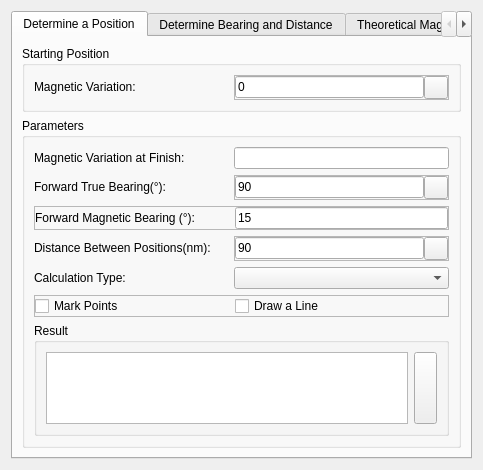
<?xml version="1.0" encoding="UTF-8"?>
<ui version="4.0">
 <class>GeoDetermine</class>
 <widget class="QWidget" name="GeoDetermine">
  <property name="geometry">
   <rect>
    <x>0</x>
    <y>0</y>
    <width>483</width>
    <height>428</height>
   </rect>
  </property>
  <property name="windowTitle">
   <string>GeoDetermine</string>
  </property>
  <layout class="QHBoxLayout" name="horizontalLayout_GeoDetermine">
   <item>
    <widget class="QTabWidget" name="tabGeneral">
     <property name="currentIndex">
      <number>0</number>
     </property>
     <widget class="QWidget" name="tabGeoDeterminePosition">
      <attribute name="title">
       <string>Determine a Position</string>
      </attribute>
      <layout class="QVBoxLayout" name="verticalLayout">
       <item>
        <widget class="QGroupBox" name="gbStartPosP">
         <property name="sizePolicy">
          <sizepolicy hsizetype="Preferred" vsizetype="Fixed">
           <horstretch>0</horstretch>
           <verstretch>0</verstretch>
          </sizepolicy>
         </property>
         <property name="title">
          <string>Starting Position</string>
         </property>
         <layout class="QVBoxLayout" name="verticalLayout_gbStartPosP">
          <item>
           <widget class="QFrame" name="frameMagneticVariationP">
            <property name="sizePolicy">
             <sizepolicy hsizetype="Preferred" vsizetype="Fixed">
              <horstretch>0</horstretch>
              <verstretch>0</verstretch>
             </sizepolicy>
            </property>
            <property name="frameShape">
             <enum>QFrame::NoFrame</enum>
            </property>
            <property name="frameShadow">
             <enum>QFrame::Raised</enum>
            </property>
            <layout class="QHBoxLayout" name="horizontalLayout_MagneticVariationP">
             <property name="spacing">
              <number>0</number>
             </property>
             <property name="margin">
              <number>0</number>
             </property>
             <item>
              <widget class="QLabel" name="label_73">
               <property name="sizePolicy">
                <sizepolicy hsizetype="Fixed" vsizetype="Fixed">
                 <horstretch>0</horstretch>
                 <verstretch>0</verstretch>
                </sizepolicy>
               </property>
               <property name="minimumSize">
                <size>
                 <width>200</width>
                 <height>0</height>
                </size>
               </property>
               <property name="maximumSize">
                <size>
                 <width>200</width>
                 <height>16777215</height>
                </size>
               </property>
               <property name="font">
                <font>
                 <weight>50</weight>
                 <bold>false</bold>
                </font>
               </property>
               <property name="text">
                <string>Magnetic Variation:</string>
               </property>
              </widget>
             </item>
             <item>
              <widget class="QFrame" name="frameMagneticVariationInP">
               <property name="frameShape">
                <enum>QFrame::StyledPanel</enum>
               </property>
               <property name="frameShadow">
                <enum>QFrame::Raised</enum>
               </property>
               <layout class="QHBoxLayout" name="horizontalLayout_MagneticVariationInP">
                <property name="spacing">
                 <number>0</number>
                </property>
                <property name="margin">
                 <number>0</number>
                </property>
                <item>
                 <widget class="QLineEdit" name="txtMagneticVariationP">
                  <property name="enabled">
                   <bool>true</bool>
                  </property>
                  <property name="font">
                   <font>
                    <weight>50</weight>
                    <bold>false</bold>
                   </font>
                  </property>
                  <property name="text">
                   <string>0</string>
                  </property>
                 </widget>
                </item>
                <item>
                 <widget class="QToolButton" name="btnMagneticVariationP">
                  <property name="text">
                   <string/>
                  </property>
                  <property name="icon">
                   <iconset>
                    <normaloff>:/gnss_item/coordinate_capture.png</normaloff>:/gnss_item/coordinate_capture.png</iconset>
                  </property>
                 </widget>
                </item>
               </layout>
              </widget>
             </item>
            </layout>
           </widget>
          </item>
         </layout>
        </widget>
       </item>
       <item>
        <widget class="QGroupBox" name="grbParametersP">
         <property name="title">
          <string>Parameters</string>
         </property>
         <layout class="QVBoxLayout" name="vLayout_grbParametersP">
          <item>
           <widget class="QFrame" name="frameVarFinishP">
            <property name="frameShape">
             <enum>QFrame::NoFrame</enum>
            </property>
            <property name="frameShadow">
             <enum>QFrame::Raised</enum>
            </property>
            <layout class="QHBoxLayout" name="horizontalLayout_VarFinishP">
             <property name="spacing">
              <number>0</number>
             </property>
             <property name="margin">
              <number>0</number>
             </property>
             <item>
              <widget class="QLabel" name="label_77">
               <property name="minimumSize">
                <size>
                 <width>200</width>
                 <height>0</height>
                </size>
               </property>
               <property name="maximumSize">
                <size>
                 <width>200</width>
                 <height>16777215</height>
                </size>
               </property>
               <property name="font">
                <font>
                 <weight>50</weight>
                 <bold>false</bold>
                </font>
               </property>
               <property name="text">
                <string>Magnetic Variation at Finish:</string>
               </property>
              </widget>
             </item>
             <item>
              <widget class="QLineEdit" name="txtVarFinishP">
               <property name="font">
                <font>
                 <weight>50</weight>
                 <bold>false</bold>
                </font>
               </property>
               <property name="text">
                <string/>
               </property>
              </widget>
             </item>
            </layout>
           </widget>
          </item>
          <item>
           <widget class="QFrame" name="frame_ForwardTP">
            <property name="frameShape">
             <enum>QFrame::NoFrame</enum>
            </property>
            <property name="frameShadow">
             <enum>QFrame::Raised</enum>
            </property>
            <layout class="QHBoxLayout" name="horizontalLayout_ForwardTP">
             <property name="spacing">
              <number>0</number>
             </property>
             <property name="margin">
              <number>0</number>
             </property>
             <item>
              <widget class="QLabel" name="label_74">
               <property name="sizePolicy">
                <sizepolicy hsizetype="Fixed" vsizetype="Fixed">
                 <horstretch>0</horstretch>
                 <verstretch>0</verstretch>
                </sizepolicy>
               </property>
               <property name="minimumSize">
                <size>
                 <width>200</width>
                 <height>0</height>
                </size>
               </property>
               <property name="maximumSize">
                <size>
                 <width>200</width>
                 <height>16777215</height>
                </size>
               </property>
               <property name="font">
                <font>
                 <weight>50</weight>
                 <bold>false</bold>
                </font>
               </property>
               <property name="text">
                <string>Forward True Bearing(°):</string>
               </property>
              </widget>
             </item>
             <item>
              <widget class="QFrame" name="frame_ForwardTInP">
               <property name="frameShape">
                <enum>QFrame::StyledPanel</enum>
               </property>
               <property name="frameShadow">
                <enum>QFrame::Raised</enum>
               </property>
               <layout class="QHBoxLayout" name="horizontalLayout_ForwardTInP">
                <property name="spacing">
                 <number>0</number>
                </property>
                <property name="margin">
                 <number>0</number>
                </property>
                <item>
                 <widget class="QLineEdit" name="txtForwardTP">
                  <property name="enabled">
                   <bool>true</bool>
                  </property>
                  <property name="font">
                   <font>
                    <weight>50</weight>
                    <bold>false</bold>
                   </font>
                  </property>
                  <property name="text">
                   <string>90</string>
                  </property>
                 </widget>
                </item>
                <item>
                 <widget class="QToolButton" name="btnCaptureForwardTP">
                  <property name="text">
                   <string/>
                  </property>
                  <property name="icon">
                   <iconset>
                    <normaloff>:/gnss_item/coordinate_capture.png</normaloff>:/gnss_item/coordinate_capture.png</iconset>
                  </property>
                 </widget>
                </item>
               </layout>
              </widget>
             </item>
            </layout>
           </widget>
          </item>
          <item>
           <widget class="QFrame" name="frame_ForwardMP">
            <property name="sizePolicy">
             <sizepolicy hsizetype="Minimum" vsizetype="Preferred">
              <horstretch>0</horstretch>
              <verstretch>0</verstretch>
             </sizepolicy>
            </property>
            <property name="frameShape">
             <enum>QFrame::StyledPanel</enum>
            </property>
            <property name="frameShadow">
             <enum>QFrame::Raised</enum>
            </property>
            <layout class="QHBoxLayout" name="horizontalLayout_ForwardMP">
             <property name="spacing">
              <number>0</number>
             </property>
             <property name="margin">
              <number>0</number>
             </property>
             <item>
              <widget class="QLabel" name="label_3">
               <property name="minimumSize">
                <size>
                 <width>200</width>
                 <height>0</height>
                </size>
               </property>
               <property name="maximumSize">
                <size>
                 <width>200</width>
                 <height>16777215</height>
                </size>
               </property>
               <property name="font">
                <font>
                 <family>Arial</family>
                 <weight>50</weight>
                 <bold>false</bold>
                </font>
               </property>
               <property name="text">
                <string>Forward Magnetic Bearing (°):</string>
               </property>
              </widget>
             </item>
             <item>
              <widget class="QLineEdit" name="txtForwardMP">
               <property name="sizePolicy">
                <sizepolicy hsizetype="MinimumExpanding" vsizetype="Fixed">
                 <horstretch>0</horstretch>
                 <verstretch>0</verstretch>
                </sizepolicy>
               </property>
               <property name="minimumSize">
                <size>
                 <width>105</width>
                 <height>0</height>
                </size>
               </property>
               <property name="maximumSize">
                <size>
                 <width>16777215</width>
                 <height>16777215</height>
                </size>
               </property>
               <property name="font">
                <font>
                 <family>Arial</family>
                 <weight>50</weight>
                 <bold>false</bold>
                </font>
               </property>
               <property name="text">
                <string>15</string>
               </property>
              </widget>
             </item>
            </layout>
           </widget>
          </item>
          <item>
           <widget class="QFrame" name="frame_DistanceP">
            <property name="frameShape">
             <enum>QFrame::NoFrame</enum>
            </property>
            <property name="frameShadow">
             <enum>QFrame::Raised</enum>
            </property>
            <layout class="QHBoxLayout" name="horizontalLayout_DistanceP">
             <property name="spacing">
              <number>0</number>
             </property>
             <property name="margin">
              <number>0</number>
             </property>
             <item>
              <widget class="QLabel" name="label_75">
               <property name="sizePolicy">
                <sizepolicy hsizetype="Fixed" vsizetype="Fixed">
                 <horstretch>0</horstretch>
                 <verstretch>0</verstretch>
                </sizepolicy>
               </property>
               <property name="minimumSize">
                <size>
                 <width>200</width>
                 <height>0</height>
                </size>
               </property>
               <property name="maximumSize">
                <size>
                 <width>200</width>
                 <height>16777215</height>
                </size>
               </property>
               <property name="font">
                <font>
                 <weight>50</weight>
                 <bold>false</bold>
                </font>
               </property>
               <property name="text">
                <string>Distance Between Positions(nm):</string>
               </property>
              </widget>
             </item>
             <item>
              <widget class="QFrame" name="frame_DistanceIn">
               <property name="frameShape">
                <enum>QFrame::StyledPanel</enum>
               </property>
               <property name="frameShadow">
                <enum>QFrame::Raised</enum>
               </property>
               <layout class="QHBoxLayout" name="horizontalLayout_DistanceInP">
                <property name="spacing">
                 <number>0</number>
                </property>
                <property name="margin">
                 <number>0</number>
                </property>
                <item>
                 <widget class="QLineEdit" name="txtDistanceP">
                  <property name="enabled">
                   <bool>true</bool>
                  </property>
                  <property name="font">
                   <font>
                    <weight>50</weight>
                    <bold>false</bold>
                   </font>
                  </property>
                  <property name="text">
                   <string>90</string>
                  </property>
                 </widget>
                </item>
                <item>
                 <widget class="QToolButton" name="btnCaptureDistanceP">
                  <property name="text">
                   <string/>
                  </property>
                  <property name="icon">
                   <iconset>
                    <normaloff>:/gnss_item/coordinate_capture.png</normaloff>:/gnss_item/coordinate_capture.png</iconset>
                  </property>
                 </widget>
                </item>
               </layout>
              </widget>
             </item>
            </layout>
           </widget>
          </item>
          <item>
           <widget class="QFrame" name="frameCalculationTypeP">
            <property name="frameShape">
             <enum>QFrame::NoFrame</enum>
            </property>
            <property name="frameShadow">
             <enum>QFrame::Raised</enum>
            </property>
            <layout class="QHBoxLayout" name="horizontalLayout_CalculationTypeP">
             <property name="spacing">
              <number>0</number>
             </property>
             <property name="margin">
              <number>0</number>
             </property>
             <item>
              <widget class="QLabel" name="label_69">
               <property name="sizePolicy">
                <sizepolicy hsizetype="Fixed" vsizetype="Fixed">
                 <horstretch>0</horstretch>
                 <verstretch>0</verstretch>
                </sizepolicy>
               </property>
               <property name="minimumSize">
                <size>
                 <width>200</width>
                 <height>0</height>
                </size>
               </property>
               <property name="maximumSize">
                <size>
                 <width>200</width>
                 <height>16777215</height>
                </size>
               </property>
               <property name="font">
                <font>
                 <weight>50</weight>
                 <bold>false</bold>
                </font>
               </property>
               <property name="text">
                <string>Calculation Type:</string>
               </property>
              </widget>
             </item>
             <item>
              <widget class="QComboBox" name="cmbCalculationTypeP">
               <property name="sizePolicy">
                <sizepolicy hsizetype="Expanding" vsizetype="Fixed">
                 <horstretch>0</horstretch>
                 <verstretch>0</verstretch>
                </sizepolicy>
               </property>
               <property name="font">
                <font>
                 <weight>50</weight>
                 <bold>false</bold>
                </font>
               </property>
              </widget>
             </item>
            </layout>
           </widget>
          </item>
          <item>
           <widget class="QFrame" name="frameP">
            <property name="minimumSize">
             <size>
              <width>0</width>
              <height>0</height>
             </size>
            </property>
            <property name="maximumSize">
             <size>
              <width>16777215</width>
              <height>16777215</height>
             </size>
            </property>
            <property name="frameShape">
             <enum>QFrame::StyledPanel</enum>
            </property>
            <property name="frameShadow">
             <enum>QFrame::Raised</enum>
            </property>
            <layout class="QHBoxLayout" name="horizontalLayout_2">
             <property name="spacing">
              <number>0</number>
             </property>
             <property name="margin">
              <number>0</number>
             </property>
             <item>
              <widget class="QCheckBox" name="chbMarkPointsP">
               <property name="minimumSize">
                <size>
                 <width>200</width>
                 <height>0</height>
                </size>
               </property>
               <property name="maximumSize">
                <size>
                 <width>200</width>
                 <height>16777215</height>
                </size>
               </property>
               <property name="text">
                <string>Mark Points</string>
               </property>
              </widget>
             </item>
             <item>
              <widget class="QCheckBox" name="chbDrawLineP">
               <property name="text">
                <string>Draw a Line</string>
               </property>
              </widget>
             </item>
            </layout>
           </widget>
          </item>
          <item>
           <widget class="QGroupBox" name="gbResultP">
            <property name="title">
             <string>Result</string>
            </property>
            <layout class="QHBoxLayout" name="horizontalLayout_gbResultP">
             <item>
              <widget class="QTableView" name="tblResultP">
               <property name="font">
                <font>
                 <family>Arial</family>
                </font>
               </property>
              </widget>
             </item>
             <item>
              <widget class="QPushButton" name="btnResultP">
               <property name="sizePolicy">
                <sizepolicy hsizetype="Minimum" vsizetype="Preferred">
                 <horstretch>0</horstretch>
                 <verstretch>0</verstretch>
                </sizepolicy>
               </property>
               <property name="minimumSize">
                <size>
                 <width>23</width>
                 <height>0</height>
                </size>
               </property>
               <property name="maximumSize">
                <size>
                 <width>23</width>
                 <height>16777215</height>
                </size>
               </property>
               <property name="text">
                <string/>
               </property>
              </widget>
             </item>
            </layout>
           </widget>
          </item>
         </layout>
        </widget>
       </item>
      </layout>
     </widget>
     <widget class="QWidget" name="tabGeoDetermineBD">
      <attribute name="title">
       <string>Determine Bearing and Distance</string>
      </attribute>
      <layout class="QVBoxLayout" name="verticalLayout_2">
       <item>
        <widget class="QGroupBox" name="gbStartPosBD">
         <property name="sizePolicy">
          <sizepolicy hsizetype="Preferred" vsizetype="Fixed">
           <horstretch>0</horstretch>
           <verstretch>0</verstretch>
          </sizepolicy>
         </property>
         <property name="title">
          <string>Starting Position</string>
         </property>
         <layout class="QVBoxLayout" name="verticalLayout_gbStartPosP_2">
          <item>
           <widget class="QFrame" name="frameMagneticVariationBD">
            <property name="sizePolicy">
             <sizepolicy hsizetype="Preferred" vsizetype="Fixed">
              <horstretch>0</horstretch>
              <verstretch>0</verstretch>
             </sizepolicy>
            </property>
            <property name="frameShape">
             <enum>QFrame::NoFrame</enum>
            </property>
            <property name="frameShadow">
             <enum>QFrame::Raised</enum>
            </property>
            <layout class="QHBoxLayout" name="horizontalLayout_MagneticVariationBD">
             <property name="spacing">
              <number>0</number>
             </property>
             <property name="margin">
              <number>0</number>
             </property>
             <item>
              <widget class="QLabel" name="label_76">
               <property name="sizePolicy">
                <sizepolicy hsizetype="Fixed" vsizetype="Fixed">
                 <horstretch>0</horstretch>
                 <verstretch>0</verstretch>
                </sizepolicy>
               </property>
               <property name="minimumSize">
                <size>
                 <width>200</width>
                 <height>0</height>
                </size>
               </property>
               <property name="maximumSize">
                <size>
                 <width>200</width>
                 <height>16777215</height>
                </size>
               </property>
               <property name="font">
                <font>
                 <weight>50</weight>
                 <bold>false</bold>
                </font>
               </property>
               <property name="text">
                <string>Magnetic Variation:</string>
               </property>
              </widget>
             </item>
             <item>
              <widget class="QFrame" name="frameMagneticVariationInBD">
               <property name="frameShape">
                <enum>QFrame::StyledPanel</enum>
               </property>
               <property name="frameShadow">
                <enum>QFrame::Raised</enum>
               </property>
               <layout class="QHBoxLayout" name="horizontalLayout_MagneticVariationInBD">
                <property name="spacing">
                 <number>0</number>
                </property>
                <property name="margin">
                 <number>0</number>
                </property>
                <item>
                 <widget class="QLineEdit" name="txtMagneticVariationSBD">
                  <property name="enabled">
                   <bool>true</bool>
                  </property>
                  <property name="font">
                   <font>
                    <weight>50</weight>
                    <bold>false</bold>
                   </font>
                  </property>
                  <property name="text">
                   <string>0</string>
                  </property>
                 </widget>
                </item>
                <item>
                 <widget class="QToolButton" name="btnMagneticVariationSBD">
                  <property name="text">
                   <string/>
                  </property>
                  <property name="icon">
                   <iconset>
                    <normaloff>:/gnss_item/coordinate_capture.png</normaloff>:/gnss_item/coordinate_capture.png</iconset>
                  </property>
                 </widget>
                </item>
               </layout>
              </widget>
             </item>
            </layout>
           </widget>
          </item>
         </layout>
        </widget>
       </item>
       <item>
        <widget class="QGroupBox" name="gbFinishPosBD">
         <property name="sizePolicy">
          <sizepolicy hsizetype="Preferred" vsizetype="Fixed">
           <horstretch>0</horstretch>
           <verstretch>0</verstretch>
          </sizepolicy>
         </property>
         <property name="title">
          <string>Finishing Position</string>
         </property>
         <layout class="QVBoxLayout" name="verticalLayout_gbFinishPosBD">
          <item>
           <widget class="QFrame" name="frameMagneticVariationFBD">
            <property name="sizePolicy">
             <sizepolicy hsizetype="Preferred" vsizetype="Fixed">
              <horstretch>0</horstretch>
              <verstretch>0</verstretch>
             </sizepolicy>
            </property>
            <property name="frameShape">
             <enum>QFrame::NoFrame</enum>
            </property>
            <property name="frameShadow">
             <enum>QFrame::Raised</enum>
            </property>
            <layout class="QHBoxLayout" name="horizontalLayout_MagneticVariationFBD">
             <property name="spacing">
              <number>0</number>
             </property>
             <property name="margin">
              <number>0</number>
             </property>
             <item>
              <widget class="QLabel" name="label_81">
               <property name="sizePolicy">
                <sizepolicy hsizetype="Fixed" vsizetype="Fixed">
                 <horstretch>0</horstretch>
                 <verstretch>0</verstretch>
                </sizepolicy>
               </property>
               <property name="minimumSize">
                <size>
                 <width>200</width>
                 <height>0</height>
                </size>
               </property>
               <property name="maximumSize">
                <size>
                 <width>200</width>
                 <height>16777215</height>
                </size>
               </property>
               <property name="font">
                <font>
                 <weight>50</weight>
                 <bold>false</bold>
                </font>
               </property>
               <property name="text">
                <string>Magnetic Variation:</string>
               </property>
              </widget>
             </item>
             <item>
              <widget class="QFrame" name="frameMagneticVariationInFBD">
               <property name="frameShape">
                <enum>QFrame::StyledPanel</enum>
               </property>
               <property name="frameShadow">
                <enum>QFrame::Raised</enum>
               </property>
               <layout class="QHBoxLayout" name="horizontalLayout_MagneticVariationInFBD">
                <property name="spacing">
                 <number>0</number>
                </property>
                <property name="margin">
                 <number>0</number>
                </property>
                <item>
                 <widget class="QLineEdit" name="txtMagneticVariationFBD">
                  <property name="enabled">
                   <bool>true</bool>
                  </property>
                  <property name="font">
                   <font>
                    <weight>50</weight>
                    <bold>false</bold>
                   </font>
                  </property>
                  <property name="text">
                   <string>0</string>
                  </property>
                 </widget>
                </item>
                <item>
                 <widget class="QToolButton" name="btnMagneticVariationFBD">
                  <property name="text">
                   <string/>
                  </property>
                  <property name="icon">
                   <iconset>
                    <normaloff>:/gnss_item/coordinate_capture.png</normaloff>:/gnss_item/coordinate_capture.png</iconset>
                  </property>
                 </widget>
                </item>
               </layout>
              </widget>
             </item>
            </layout>
           </widget>
          </item>
         </layout>
        </widget>
       </item>
       <item>
        <widget class="QGroupBox" name="grbParametersBD">
         <property name="title">
          <string>Parameters</string>
         </property>
         <layout class="QVBoxLayout" name="vLayout_grbParametersBD">
          <item>
           <widget class="QFrame" name="frameCalculationTypeBD">
            <property name="frameShape">
             <enum>QFrame::NoFrame</enum>
            </property>
            <property name="frameShadow">
             <enum>QFrame::Raised</enum>
            </property>
            <layout class="QHBoxLayout" name="horizontalLayout_CalculationTypeBD">
             <property name="spacing">
              <number>0</number>
             </property>
             <property name="margin">
              <number>0</number>
             </property>
             <item>
              <widget class="QLabel" name="label_70">
               <property name="sizePolicy">
                <sizepolicy hsizetype="Fixed" vsizetype="Fixed">
                 <horstretch>0</horstretch>
                 <verstretch>0</verstretch>
                </sizepolicy>
               </property>
               <property name="minimumSize">
                <size>
                 <width>200</width>
                 <height>0</height>
                </size>
               </property>
               <property name="maximumSize">
                <size>
                 <width>200</width>
                 <height>16777215</height>
                </size>
               </property>
               <property name="font">
                <font>
                 <weight>50</weight>
                 <bold>false</bold>
                </font>
               </property>
               <property name="text">
                <string>Calculation Type:</string>
               </property>
              </widget>
             </item>
             <item>
              <widget class="QComboBox" name="cmbCalculationTypeBD">
               <property name="sizePolicy">
                <sizepolicy hsizetype="Expanding" vsizetype="Fixed">
                 <horstretch>0</horstretch>
                 <verstretch>0</verstretch>
                </sizepolicy>
               </property>
               <property name="font">
                <font>
                 <weight>50</weight>
                 <bold>false</bold>
                </font>
               </property>
              </widget>
             </item>
            </layout>
           </widget>
          </item>
          <item>
           <widget class="QCheckBox" name="chbAutoVarBD">
            <property name="text">
             <string>Automatically Calculate Magnetic Variation</string>
            </property>
           </widget>
          </item>
          <item>
           <widget class="QFrame" name="frameBD">
            <property name="minimumSize">
             <size>
              <width>0</width>
              <height>0</height>
             </size>
            </property>
            <property name="maximumSize">
             <size>
              <width>16777215</width>
              <height>16777215</height>
             </size>
            </property>
            <property name="frameShape">
             <enum>QFrame::StyledPanel</enum>
            </property>
            <property name="frameShadow">
             <enum>QFrame::Raised</enum>
            </property>
            <layout class="QHBoxLayout" name="horizontalLayout_BD">
             <property name="spacing">
              <number>0</number>
             </property>
             <property name="margin">
              <number>0</number>
             </property>
             <item>
              <widget class="QCheckBox" name="chbMarkPointsBD">
               <property name="minimumSize">
                <size>
                 <width>200</width>
                 <height>0</height>
                </size>
               </property>
               <property name="maximumSize">
                <size>
                 <width>200</width>
                 <height>16777215</height>
                </size>
               </property>
               <property name="text">
                <string>Mark Points</string>
               </property>
              </widget>
             </item>
             <item>
              <widget class="QCheckBox" name="chbDrawLineBD">
               <property name="text">
                <string>Draw a Line</string>
               </property>
              </widget>
             </item>
            </layout>
           </widget>
          </item>
          <item>
           <widget class="QGroupBox" name="gbResultBD">
            <property name="title">
             <string>Result</string>
            </property>
            <layout class="QHBoxLayout" name="horizontalLayout_gbResultBD">
             <item>
              <widget class="QTableView" name="tblResultBD">
               <property name="font">
                <font>
                 <family>Arial</family>
                </font>
               </property>
              </widget>
             </item>
             <item>
              <widget class="QPushButton" name="btnResultBD">
               <property name="sizePolicy">
                <sizepolicy hsizetype="Minimum" vsizetype="Preferred">
                 <horstretch>0</horstretch>
                 <verstretch>0</verstretch>
                </sizepolicy>
               </property>
               <property name="minimumSize">
                <size>
                 <width>23</width>
                 <height>0</height>
                </size>
               </property>
               <property name="maximumSize">
                <size>
                 <width>23</width>
                 <height>16777215</height>
                </size>
               </property>
               <property name="text">
                <string/>
               </property>
              </widget>
             </item>
            </layout>
           </widget>
          </item>
         </layout>
        </widget>
       </item>
      </layout>
     </widget>
     <widget class="QWidget" name="tabGeoDetermineMV">
      <attribute name="title">
       <string>Theoretical Magnetic Variation Determination</string>
      </attribute>
      <layout class="QVBoxLayout" name="verticalLayout_3">
       <item>
        <widget class="QGroupBox" name="grbParametersMVD">
         <property name="title">
          <string>Parameters</string>
         </property>
         <layout class="QVBoxLayout" name="vLayout_grbParametersMVD">
          <item>
           <widget class="QFrame" name="frame_dtpDate">
            <property name="frameShape">
             <enum>QFrame::NoFrame</enum>
            </property>
            <property name="frameShadow">
             <enum>QFrame::Raised</enum>
            </property>
            <layout class="QHBoxLayout" name="horizontalLayout_dtpDate">
             <property name="spacing">
              <number>0</number>
             </property>
             <property name="margin">
              <number>0</number>
             </property>
             <item>
              <widget class="QLabel" name="label_80">
               <property name="sizePolicy">
                <sizepolicy hsizetype="Fixed" vsizetype="Fixed">
                 <horstretch>0</horstretch>
                 <verstretch>0</verstretch>
                </sizepolicy>
               </property>
               <property name="minimumSize">
                <size>
                 <width>200</width>
                 <height>0</height>
                </size>
               </property>
               <property name="maximumSize">
                <size>
                 <width>200</width>
                 <height>16777215</height>
                </size>
               </property>
               <property name="font">
                <font>
                 <weight>50</weight>
                 <bold>false</bold>
                </font>
               </property>
               <property name="text">
                <string>Date:</string>
               </property>
              </widget>
             </item>
             <item>
              <widget class="QFrame" name="frame_ForwardTInP_2">
               <property name="frameShape">
                <enum>QFrame::StyledPanel</enum>
               </property>
               <property name="frameShadow">
                <enum>QFrame::Raised</enum>
               </property>
               <layout class="QHBoxLayout" name="horizontalLayout_ForwardTInP_2">
                <property name="spacing">
                 <number>0</number>
                </property>
                <property name="margin">
                 <number>0</number>
                </property>
                <item>
                 <widget class="QDateEdit" name="dtpDate"/>
                </item>
                <item>
                 <widget class="QToolButton" name="btnDtpDate">
                  <property name="text">
                   <string/>
                  </property>
                  <property name="icon">
                   <iconset>
                    <normaloff>:/gnss_item/coordinate_capture.png</normaloff>:/gnss_item/coordinate_capture.png</iconset>
                  </property>
                 </widget>
                </item>
               </layout>
              </widget>
             </item>
            </layout>
           </widget>
          </item>
          <item>
           <widget class="QFrame" name="frameModel">
            <property name="frameShape">
             <enum>QFrame::NoFrame</enum>
            </property>
            <property name="frameShadow">
             <enum>QFrame::Raised</enum>
            </property>
            <layout class="QHBoxLayout" name="horizontalLayout_Model">
             <property name="spacing">
              <number>0</number>
             </property>
             <property name="margin">
              <number>0</number>
             </property>
             <item>
              <widget class="QLabel" name="label_71">
               <property name="sizePolicy">
                <sizepolicy hsizetype="Fixed" vsizetype="Fixed">
                 <horstretch>0</horstretch>
                 <verstretch>0</verstretch>
                </sizepolicy>
               </property>
               <property name="minimumSize">
                <size>
                 <width>200</width>
                 <height>0</height>
                </size>
               </property>
               <property name="maximumSize">
                <size>
                 <width>200</width>
                 <height>16777215</height>
                </size>
               </property>
               <property name="font">
                <font>
                 <weight>50</weight>
                 <bold>false</bold>
                </font>
               </property>
               <property name="text">
                <string>Model:</string>
               </property>
              </widget>
             </item>
             <item>
              <widget class="QComboBox" name="cmbModel">
               <property name="sizePolicy">
                <sizepolicy hsizetype="Expanding" vsizetype="Fixed">
                 <horstretch>0</horstretch>
                 <verstretch>0</verstretch>
                </sizepolicy>
               </property>
               <property name="font">
                <font>
                 <weight>50</weight>
                 <bold>false</bold>
                </font>
               </property>
              </widget>
             </item>
            </layout>
           </widget>
          </item>
          <item>
           <widget class="QGroupBox" name="gbResultMVD">
            <property name="title">
             <string>Result</string>
            </property>
            <layout class="QHBoxLayout" name="horizontalLayout_gbResultMVD">
             <item>
              <widget class="QFrame" name="frameResult">
               <property name="sizePolicy">
                <sizepolicy hsizetype="Preferred" vsizetype="Fixed">
                 <horstretch>0</horstretch>
                 <verstretch>0</verstretch>
                </sizepolicy>
               </property>
               <property name="frameShape">
                <enum>QFrame::NoFrame</enum>
               </property>
               <property name="frameShadow">
                <enum>QFrame::Raised</enum>
               </property>
               <layout class="QHBoxLayout" name="horizontalLayout_ResultMVD">
                <property name="spacing">
                 <number>0</number>
                </property>
                <property name="margin">
                 <number>0</number>
                </property>
                <item>
                 <widget class="QLabel" name="label_78">
                  <property name="minimumSize">
                   <size>
                    <width>200</width>
                    <height>0</height>
                   </size>
                  </property>
                  <property name="maximumSize">
                   <size>
                    <width>200</width>
                    <height>16777215</height>
                   </size>
                  </property>
                  <property name="font">
                   <font>
                    <weight>50</weight>
                    <bold>false</bold>
                   </font>
                  </property>
                  <property name="text">
                   <string>Magnetic Variation:</string>
                  </property>
                 </widget>
                </item>
                <item>
                 <widget class="QLineEdit" name="txtResult">
                  <property name="font">
                   <font>
                    <weight>50</weight>
                    <bold>false</bold>
                   </font>
                  </property>
                  <property name="text">
                   <string/>
                  </property>
                 </widget>
                </item>
               </layout>
              </widget>
             </item>
            </layout>
           </widget>
          </item>
         </layout>
        </widget>
       </item>
      </layout>
     </widget>
    </widget>
   </item>
  </layout>
 </widget>
 <resources/>
 <connections/>
</ui>
